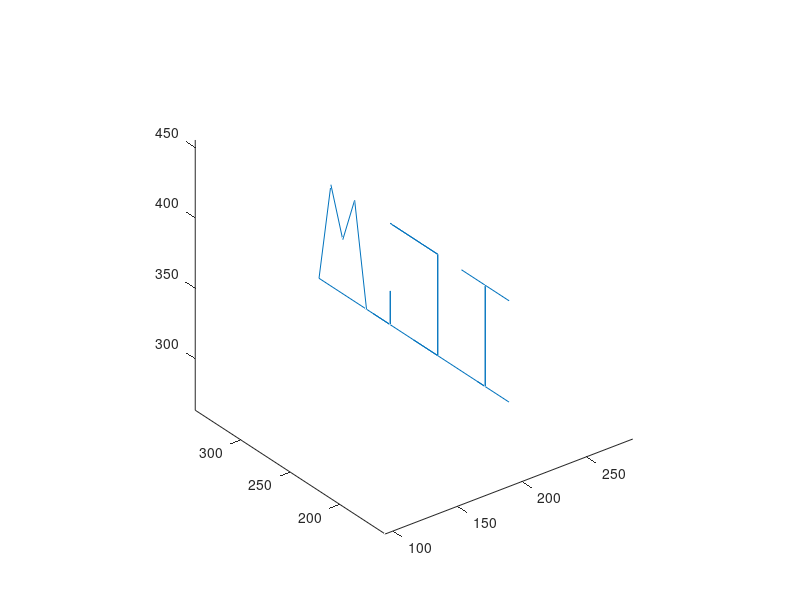

Write the MATLAB code that produced this figure.
   
   %IGM = [P(:,1)-80*ones(length(P),1), 50 * ones(length(P),1),P(:,2)+150*ones(length(P),1)];
   
   IGM = [ -80    50    80
           -60    50    80
           -60    50   140
           -80    50   140
           -40    50   140
           -60    50   140
           -60    50    80
           -20    50    80
           -20    50   140
            20    50   140
           -20    50   140
           -20    50    80
            20    50    80
            20    50   100
            20    50    80
            40    50    80
            50    50   140
            60    50   112
            70    50   140
            80    50    80
           -80    50    80
         ];  
       
     IGM = 1.2 * IGM;
     IGM(:,3) = IGM(:,3)+60*ones(21,1);
   %----------------- plot IGM offset --------------
    Displacement = [250,250,83.5+60.44+(45.5-22)];
    for i = 1:1:21
      IGM_offset(i,:) = (rotz(90) * IGM(i,:)')' + Displacement;
    end
    
    
   %% 
   %figure(2)
   i = 1:1:21;
   %plot3(IGM(i,1),IGM(i,2),IGM(i,3)); hold on;
   plot3(IGM_offset(i,1),IGM_offset(i,2),IGM_offset(i,3)); hold on;
   axis equal
   
   